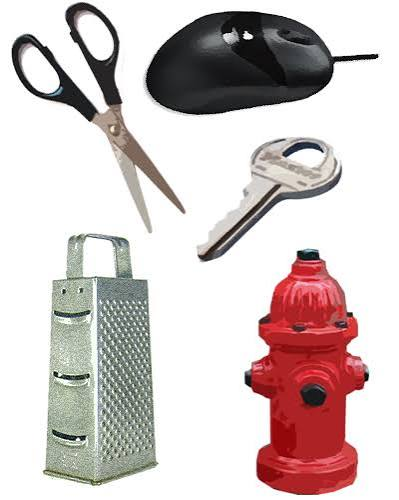
#> input picture images/image.jpg, 399 x 500 px
$ python lesson6.py
#> lines starting #> are read from the running program, lines starting #| are printed output that depends on the picture
# ==========================================
# Lesson 6 - Histograms & Image Enhancement
# ==========================================

# Topics Covered:
# 1. Image Histogram
# 2. Histogram Calculation
# 3. Histogram Interpretation
# 4. Histogram Equalization
# 5. CLAHE (Contrast Limited Adaptive Histogram Equalization)

import cv2
import matplotlib.pyplot as plt

# ==========================================
# Read the Image
# ==========================================

# Read image from images folder
image = cv2.imread("../images/image.jpg")
#> image is the input picture: shape (500, 399, 3); mean B, G, R 196.7, 197.8, 209.7

# Histogram Equalization and CLAHE work only on
# grayscale images.
gray = cv2.cvtColor(image, cv2.COLOR_BGR2GRAY)
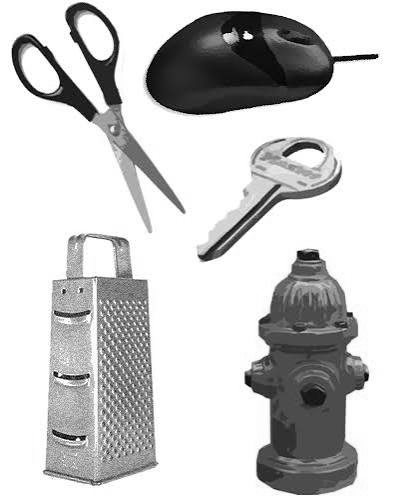
#> gray: shape (500, 399); min 0, max 255, mean 201.3

# ==========================================================
# Topic 1 - Histogram Calculation
# ==========================================================

# Calculate Histogram
#
# cv2.calcHist(
#     images,
#     channels,
#     mask,
#     histSize,
#     ranges
# )

hist_original = cv2.calcHist(
    [gray],        # Source Image
    [0],           # Grayscale Channel
    None,          # Entire Image
    [256],         # Number of Bins
    [0,256]        # Pixel Range
)
#> hist_original = 256 values, max 108079 at index 255, min 40 at index 2, mean 779.3

# ==========================================================
# Topic 2 - Histogram Equalization
# ==========================================================

# Improve the overall contrast
# of the grayscale image.

equalized = cv2.equalizeHist(gray)
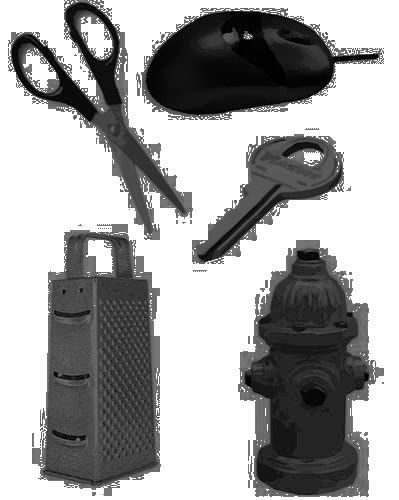
#> equalized: shape (500, 399); min 0, max 255, mean 165.2

# Histogram of Equalized Image

hist_equalized = cv2.calcHist(
    [equalized],
    [0],
    None,
    [256],
    [0,256]
)
#> hist_equalized = 256 values, max 108079 at index 255, min 0 at index 33, mean 779.3

# ==========================================================
# Topic 3 - CLAHE
# ==========================================================

# Create CLAHE Object
#
# clipLimit
# Controls maximum contrast.
#
# tileGridSize
# Divides image into
# small tiles.

clahe = cv2.createCLAHE(
    clipLimit=2.0,
    tileGridSize=(8,8)
)

# Apply CLAHE

clahe_image = clahe.apply(gray)
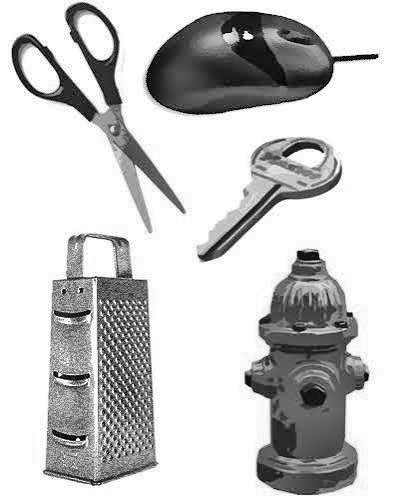
#> clahe_image: shape (500, 399); min 1, max 255, mean 200.4

# Histogram of CLAHE Image

hist_clahe = cv2.calcHist(
    [clahe_image],
    [0],
    None,
    [256],
    [0,256]
)
#> hist_clahe = 256 values, max 108083 at index 255, min 0 at index 0, mean 779.3

# ==========================================================
# Display Images
# ==========================================================

cv2.imshow("Original", gray)

cv2.imshow(
    "Histogram Equalization",
    equalized
)

cv2.imshow(
    "CLAHE",
    clahe_image
)

# ==========================================================
# Plot Histograms
# ==========================================================

# Create Graph Window

plt.figure(figsize=(12,6))

# Original Histogram

plt.plot(
    hist_original,
    color="blue",
    label="Original"
)

# Histogram Equalization

plt.plot(
    hist_equalized,
    color="red",
    label="Equalized"
)

# CLAHE Histogram

plt.plot(
    hist_clahe,
    color="green",
    label="CLAHE"
)

# Graph Title

plt.title("Histogram Comparison")

# X-axis Label

plt.xlabel("Pixel Intensity")

# Y-axis Label

plt.ylabel("Number of Pixels")

# X-axis Range

plt.xlim([0,256])

# Show Grid

plt.grid(True)

# Display Labels

plt.legend()

# Show Graph

plt.show()
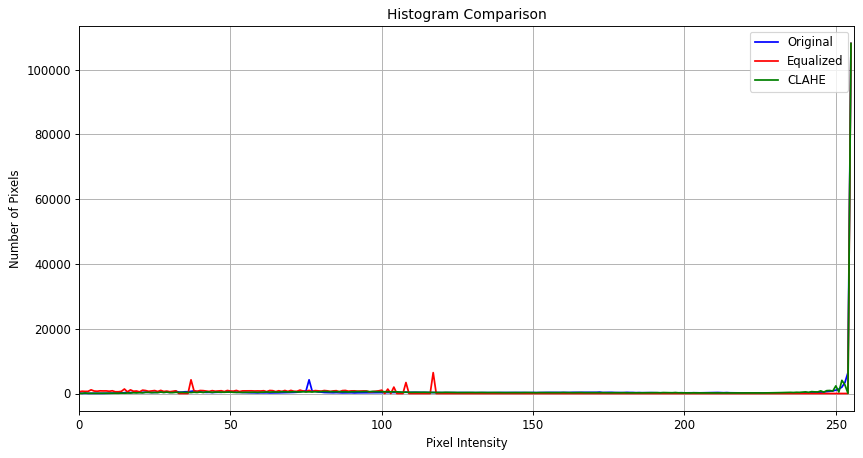
#> figure drawn by matplotlib, 1 panel; curve peaks at x = 255, y = 108079; curve peaks at x = 255, y = 108079; curve peaks at x = 255, y = 108083

# ==========================================
# End Program
# ==========================================

cv2.waitKey(0)

cv2.destroyAllWindows()
